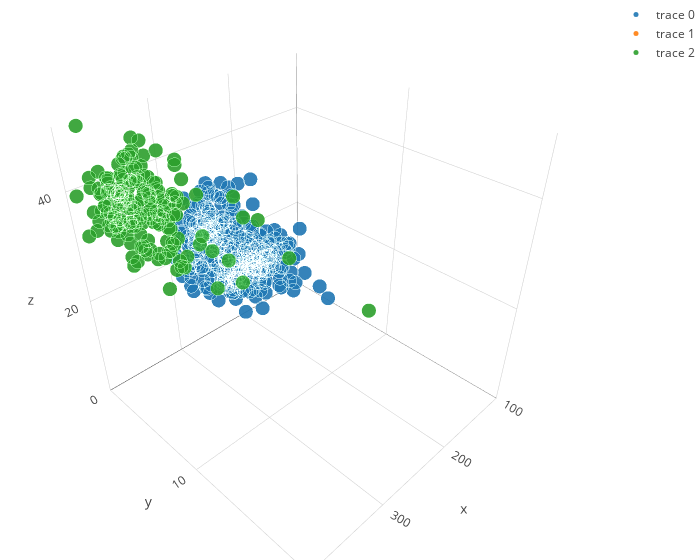

Notebook cell for this chart:
### Code cell
labels = ward.labels_
count0 = np.count_nonzero(labels==0)
count1 = np.count_nonzero(labels==1)
count2 = np.count_nonzero(labels==2)
label0 = []
label1 = []
label2 = []

for h in range(0,577):
    if labels[h] == 0:
        label0.append(distance[h])
    elif labels[h]==1:
        label1.append(distance[h])
    else:
        label2.append(distance[h])
labelAt0 = pd.DataFrame.from_records(label0)
labelAt1 = pd.DataFrame.from_records(label1)
labelAt2 = pd.DataFrame.from_records(label2)
trace2 = go.Scatter3d(
    x=labelAt0[0],
    y=labelAt0[1],
    z=labelAt0[2],
    mode='markers',
    marker=dict(
        size=5,
        line=dict(
            color='rgba(217, 217, 217,0.14)',
            width=0.1
        ),
        opacity=0.9
    )
)
trace3 = go.Scatter3d(
    x=labelAt1[0],
    y=labelAt1[1],
    z=labelAt1[2],
    mode='markers',
    marker=dict(
        size=5,
        line=dict(
            color='rgba(256, 256, 256,0.14)',
            width=0.2
        ),
        opacity=0.9
    )
)
trace4 = go.Scatter3d(
    x=labelAt2[0],
    y=labelAt2[1],
    z=labelAt2[2],
    mode='markers',
    marker=dict(
        size=5,
        line=dict(
            color='rgba(138, 138, 138,0.14)',
            width=0.3
        ),
        opacity=0.9
    )
)
data = [trace2,trace3,trace4]
layout = go.Layout(
    scene = dict(
                    xaxis = dict(
                        nticks=4, range = [100,400],),
                    yaxis = dict(
                        nticks=4, range = [0,20],),
                    zaxis = dict(
                        nticks=4, range = [0,50]   ,),),
                    width=700,
    margin=dict(
        l=0,
        r=0,
        b=0,
        t=0
    )
)
fig = go.Figure(data=data, layout=layout)
iplot(fig)

### Figure 1 — Plotly figure (JSON) as saved in the notebook; plotly's stock layout.template omitted (floating-point values rounded to 4 significant figures; data arrays with more than 128 entries replaced by an {"elided": "..."} marker saying what was removed)
{"data": [{"marker": {"line": {"color": "rgba(217, 217, 217,0.14)", "width": 0.1}, "opacity": 0.9, "size": 5}, "mode": "markers", "type": "scatter3d", "x": {"elided": "386 float values"}, "y": {"elided": "386 float values"}, "z": {"elided": "386 float values"}}, {"marker": {"line": {"color": "rgba(256, 256, 256,0.14)", "width": 0.2}, "opacity": 0.9, "size": 5}, "mode": "markers", "type": "scatter3d", "x": [1728], "y": [1729], "z": [1730]}, {"marker": {"line": {"color": "rgba(138, 138, 138,0.14)", "width": 0.3}, "opacity": 0.9, "size": 5}, "mode": "markers", "type": "scatter3d", "x": {"elided": "190 float values"}, "y": {"elided": "190 float values"}, "z": {"elided": "190 float values"}}], "layout": {"margin": {"b": 0, "l": 0, "r": 0, "t": 0}, "scene": {"xaxis": {"nticks": 4, "range": [100, 400]}, "yaxis": {"nticks": 4, "range": [0, 20]}, "zaxis": {"nticks": 4, "range": [0, 50]}}, "width": 700}}
